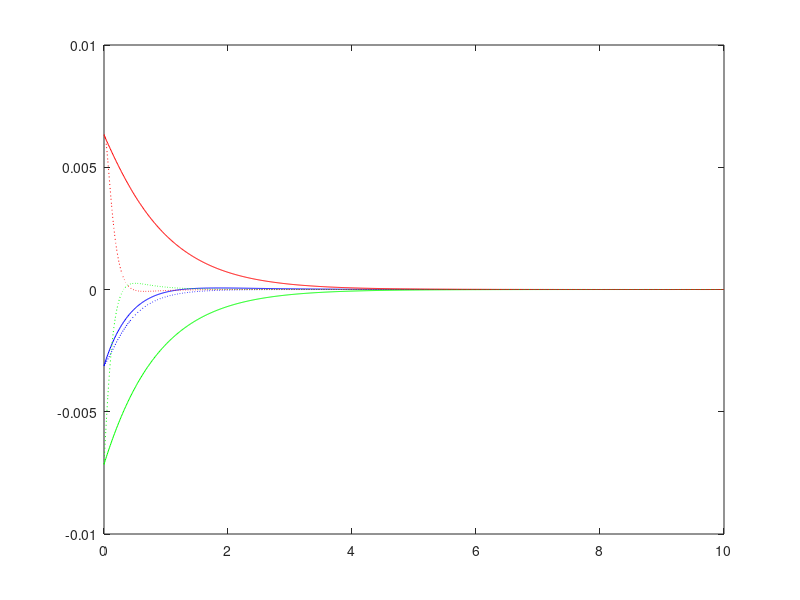
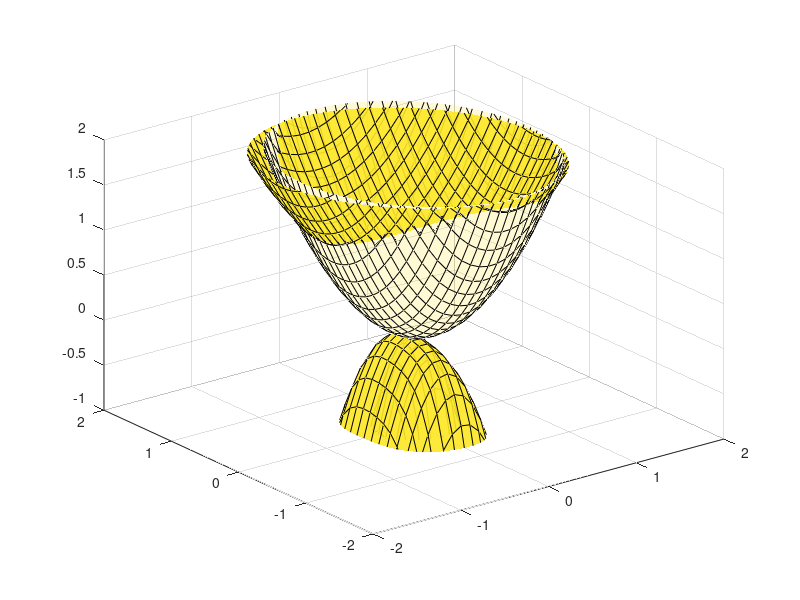

Recreate these plots in MATLAB, in order.
function final_point_control_check()
close all
times=0:0.01:10;

% xf =[1.38669205, 0.61862571, 0.6697654 ]'; 
xf = [3.1, 1.9, 0.1]';
T = eye(3); 
% T = [-0.08434561,  0.00531625;
%       0.25015733,  0.20463393];
xf = T*xf;
uf = [-0.77599333,  1.15555556]';% [-1.3962634 ,  1.15555556]';
R = 0.01;
x0 = xf+R*[2*(rand(size(xf))-.5);];
figure;
% A = [0, 1; -10*cos(xf(1)) -1]; B = [0;1];
% [K,~,~]= lqr(A,B,10*eye(2),1*eye(1));
K = [ 0.55988621,  2.38464409,  2.76500913; ...
        2.38464409, -0.55988621, -0.8456573 ];
options = odeset('RelTol',1e-5);%,'Stats','on','OutputFcn',@odeplot);
[T, x] = ode45(@(t,x)car_dynamics(t, x, K, uf, xf), ...
                    times, x0, options) ;

plot(T, x(end,1)-x(:,1),'b-', T, x(end,2)-x(:,2), 'g-', T, x(end,3)-x(:,3), 'r-'); hold all;
% plot([T(1) T(end)], [xf(1) xf(1)], 'b');
% plot([T(1) T(end)], [xf(2) xf(2)], 'g');
% plot([T(1) T(end)], [xf(3) xf(3)], 'r');

[T, x] = ode45(@(t,x)car_approx_dynamics(t, x), ...
                    times, xf-x0, options) ;

plot(T, x(:,1),'b:', T, x(:,2), 'g:', T, x(:,3), 'r:'); hold all;
% V = (((-3.1000000000000001 + x(:,1)) .* (1.4837669049548923 .* (-3.1000000000000001 + x(:,1)) - 0.54459785166515851 .* (-1.8999999999999999 + x(:,2)) + 0.0016067430675332931 .* (-0.10000000000000003 + x(:,3)))) + ((-1.8999999999999999 + x(:,2)) .* ( - 0.54459785166515862 .* (-3.1000000000000001 + x(:,1)) + 6.9054387378206794 .* (-1.8999999999999999 + x(:,2)) + 0.036868266945400185 .* (-0.10000000000000003 + x(:,3)))) + ((-0.10000000000000003 + x(:,3)) .* (0.0016067430675332939 .* (-3.1000000000000001 + x(:,1)) + 0.036868266945400185 .* (-1.8999999999999999 + x(:,2)) + 0.036527396478655862 .* (-0.10000000000000003 + x(:,3)))));
% plot(T, V);
zoom on
figure;
[x, y] = meshgrid(-2:0.1:2, -2:0.1:2);
z = xf(3)*zeros(size(x));
V = ((x .* (1.2710439216280629 .* x + 0.041416275308525152 .* y - 0.0062330193291722513 .* z)) + (y .* (0.041416275308525152 .* x + 0.93737513363479996 .* y + 0.13005899823762895 .* z)) + (z .* ( - 0.0062330193291722027 .* x + 0.13005899823762895 .* y + 0.14413063778897017 .* z)));
Vdot = ((( - 4.123991426359594 .* x - 23.646710430174462 .* y - 27.530004103469132 .* z + ((-842.38518808143465 .* (z.^3)) ./ 6) + 2 .* ((-724.55952735254027 .* y .* (z.^2)) ./ 6) + ((-724.55952735254016 .* y .* (z.^2)) ./ 6) + ((-623.20982967158932 .* (y.^2) .* z) ./ 6) + 2 .* ((-623.20982967158909 .* (y.^2) .* z) ./ 6) + ((-536.03281201954962 .* (y.^3)) ./ 6) + 2 .* ((-141.25061610207391 .* x .* (z.^2)) ./ 6) + ((-141.25061610207388 .* x .* (z.^2)) ./ 6) + 2 .* ((-121.42601259684383 .* x .* y .* z) ./ 6) + ((-121.42601259684379 .* x .* y .* z) ./ 6) + 3 .* ((-121.42601259684378 .* x .* y .* z) ./ 6) + 3 .* ((-104.38270636332155 .* x .* (y.^2)) ./ 6) + ((-91.078972005052165 .* (z.^2)) ./ 2) + 2 .* ((-77.930402411031281 .* y .* z) ./ 2) + ((-66.675806993664608 .* (y.^2)) ./ 2) + 2 .* ((-22.664038859713386 .* (x.^2) .* z) ./ 6) + ((-22.664038859713383 .* (x.^2) .* z) ./ 6) + 2 .* ((-19.466580820491501 .* (x.^2) .* y) ./ 6) + ((-19.466580820491497 .* (x.^2) .* y) ./ 6) + 2 .* ((-9.0992598875724564 .* x .* z) ./ 2) + ((-7.7221084999052971 .* x .* y) ./ 2) + ((-7.7221084999052962 .* x .* y) ./ 2) + ((-3.3868985363560489 .* (x.^3)) ./ 6) + ((0.049416654099535551 .* (x.^2)) ./ 2)) .* ( - 0.012466038658344454 .* x + 0.26011799647525791 .* y + 0.28826127557794035 .* z)) + (( - 2.3727308015319104 .* x + 0.55708911045314402 .* y + 0.10270492023415845 .* z + ((-7.531485227842035 .* (z.^2)) ./ 2) + ((-1.7855700002399373 .* (z.^3)) ./ 6) + 3 .* ((-0.55708911045314402 .* y .* (z.^2)) ./ 6) + 2 .* ((-0.055895353219691496 .* y .* z) ./ 2) + 2 .* ((0.23806716691875224 .* x .* z) ./ 2) + 3 .* ((2.3727308015319104 .* x .* (z.^2)) ./ 6)) .* (2.5420878432561258 .* x + 0.082832550617050305 .* y - 0.012466038658344454 .* z)) + (( - 0.23806716691875224 .* x + 0.055895353219691496 .* y + 7.4470603698588169 .* z + ((-7.6159100858252522 .* (z.^3)) ./ 6) + 2 .* ((-2.3727308015319104 .* x .* z) ./ 2) + 3 .* ((-0.055895353219691496 .* y .* (z.^2)) ./ 6) + 3 .* ((0.23806716691875224 .* x .* (z.^2)) ./ 6) + 2 .* ((0.55708911045314402 .* y .* z) ./ 2) + ((0.94413746023704781 .* (z.^2)) ./ 2)) .* (0.082832550617050305 .* x + 1.8747502672695999 .* y + 0.26011799647525791 .* z)));

surf(x,y,V, 'FaceAlpha',0.2); hold all;
surf(x,y,Vdot, 'FaceAlpha',0.2);

V = (0.65689224047432226 + 0.17799610627774348 .* x + 0.088632059399032931 .* y + 0.0023501249102540313 .* z + 0.20605743741392482 .* (x .* y) + 0.0047574968361556664 .* (x .* z) + 0.04010694720495888 .* (y .* z) + 0.7933959606226243 .* (x.^2) + 0.67379111463147245 .* (y.^2) + 0.039054713714198837 .* (z.^2));
Vdot = ((( - 4.123991426359594 .* x - 23.646710430174462 .* y - 27.530004103469132 .* z + ((-842.38518808143465 .* (z.^3)) ./ 6) + 2 .* ((-724.55952735254027 .* y .* (z.^2)) ./ 6) + ((-724.55952735254016 .* y .* (z.^2)) ./ 6) + ((-623.20982967158932 .* (y.^2) .* z) ./ 6) + 2 .* ((-623.20982967158909 .* (y.^2) .* z) ./ 6) + ((-536.03281201954962 .* (y.^3)) ./ 6) + 2 .* ((-141.25061610207391 .* x .* (z.^2)) ./ 6) + ((-141.25061610207388 .* x .* (z.^2)) ./ 6) + 2 .* ((-121.42601259684383 .* x .* y .* z) ./ 6) + ((-121.42601259684379 .* x .* y .* z) ./ 6) + 3 .* ((-121.42601259684378 .* x .* y .* z) ./ 6) + 3 .* ((-104.38270636332155 .* x .* (y.^2)) ./ 6) + ((-91.078972005052165 .* (z.^2)) ./ 2) + 2 .* ((-77.930402411031281 .* y .* z) ./ 2) + ((-66.675806993664608 .* (y.^2)) ./ 2) + 2 .* ((-22.664038859713386 .* (x.^2) .* z) ./ 6) + ((-22.664038859713383 .* (x.^2) .* z) ./ 6) + 2 .* ((-19.466580820491501 .* (x.^2) .* y) ./ 6) + ((-19.466580820491497 .* (x.^2) .* y) ./ 6) + 2 .* ((-9.0992598875724564 .* x .* z) ./ 2) + ((-7.7221084999052971 .* x .* y) ./ 2) + ((-7.7221084999052962 .* x .* y) ./ 2) + ((-3.3868985363560489 .* (x.^3)) ./ 6) + ((0.049416654099535551 .* (x.^2)) ./ 2)) .* (0.0023501249102540313 + 0.0047574968361556664 .* x + 0.04010694720495888 .* y + 0.078109427428397674 .* z)) + (( - 2.3727308015319104 .* x + 0.55708911045314402 .* y + 0.10270492023415845 .* z + ((-7.531485227842035 .* (z.^2)) ./ 2) + ((-1.7855700002399373 .* (z.^3)) ./ 6) + 3 .* ((-0.55708911045314402 .* y .* (z.^2)) ./ 6) + 2 .* ((-0.055895353219691496 .* y .* z) ./ 2) + 2 .* ((0.23806716691875224 .* x .* z) ./ 2) + 3 .* ((2.3727308015319104 .* x .* (z.^2)) ./ 6)) .* (0.17799610627774348 + 1.5867919212452486 .* x + 0.20605743741392482 .* y + 0.0047574968361556664 .* z)) + (( - 0.23806716691875224 .* x + 0.055895353219691496 .* y + 7.4470603698588169 .* z + ((-7.6159100858252522 .* (z.^3)) ./ 6) + 2 .* ((-2.3727308015319104 .* x .* z) ./ 2) + 3 .* ((-0.055895353219691496 .* y .* (z.^2)) ./ 6) + 3 .* ((0.23806716691875224 .* x .* (z.^2)) ./ 6) + 2 .* ((0.55708911045314402 .* y .* z) ./ 2) + ((0.94413746023704781 .* (z.^2)) ./ 2)) .* (0.088632059399032931 + 0.20605743741392482 .* x + 1.3475822292629449 .* y + 0.04010694720495888 .* z)));
surf(x,y,V, 'FaceAlpha',0.9); hold all;
surf(x,y,Vdot, 'FaceAlpha',0.9);


axis([-2 2 -2 2 -1 1*2])

end

function xdot = car_dynamics(t,x, K, u, xd)
    xdot = 0*x;
    L = 1.0;
%     xdot(1) = (-2.2204460492503131e-16 - 2.8115338151280138 * (-3.1000000000000001 + x(1)) + 0.12467524917432853 * (-1.8999999999999999 + x(2)) + 0.29062218214616281 * (-0.10000000000000003 + x(3)) + ((-1.2312513831192315 * ((-0.10000000000000003 + x(3))^2)) / 2) + ((-1.1025926649111579 * ((-0.10000000000000003 + x(3))^3)) / 6) + 3 * ((-0.12467524917432853 * (-1.8999999999999999 + x(2)) * ((-0.10000000000000003 + x(3))^2)) / 6) + 2 * ((-0.012509250243078097 * (-1.8999999999999999 + x(2)) * (-0.10000000000000003 + x(3))) / 2) + 2 * ((0.28209432339802509 * (-3.1000000000000001 + x(1)) * (-0.10000000000000003 + x(3))) / 2) + 3 * ((2.8115338151280138 * (-3.1000000000000001 + x(1)) * ((-0.10000000000000003 + x(3))^2)) / 6));
%     xdot(2) = (-5.5511151231257827e-17 - 0.28209432339802509 * (-3.1000000000000001 + x(1)) + 0.012509250243078097 * (-1.8999999999999999 + x(2)) + 1.1905169870535861 * (-0.10000000000000003 + x(3)) + 2 * ((-2.8115338151280138 * (-3.1000000000000001 + x(1)) * (-0.10000000000000003 + x(3))) / 2) + ((-1.2719857791848768 * ((-0.10000000000000003 + x(3))^3)) / 6) + 3 * ((-0.012509250243078097 * (-1.8999999999999999 + x(2)) * ((-0.10000000000000003 + x(3))^2)) / 6) + 2 * ((0.12467524917432853 * (-1.8999999999999999 + x(2)) * (-0.10000000000000003 + x(3))) / 2) + 3 * ((0.28209432339802509 * (-3.1000000000000001 + x(1)) * ((-0.10000000000000003 + x(3))^2)) / 6) + ((0.69660742352866034 * ((-0.10000000000000003 + x(3))^2)) / 2));
%     xdot(3) = (-9.7699626167013776e-15 + 11.223240929675072 * (-3.1000000000000001 + x(1)) - 108.9957386471317 * (-1.8999999999999999 + x(2)) - 110.72125700558496 * (-0.10000000000000003 + x(3)) + ((-172832.12257904885 * ((-0.10000000000000003 + x(3))^3)) / 6) + ((-171787.77838502754 * (-1.8999999999999999 + x(2)) * ((-0.10000000000000003 + x(3))^2)) / 6) + ((-171787.77838502752 * (-1.8999999999999999 + x(2)) * ((-0.10000000000000003 + x(3))^2)) / 6) + ((-171787.77838502749 * (-1.8999999999999999 + x(2)) * ((-0.10000000000000003 + x(3))^2)) / 6) + ((-170745.56775913894 * ((-1.8999999999999999 + x(2))^2) * (-0.10000000000000003 + x(3))) / 6) + 2 * ((-170745.56775913891 * ((-1.8999999999999999 + x(2))^2) * (-0.10000000000000003 + x(3))) / 6) + ((-169705.48721974602 * ((-1.8999999999999999 + x(2))^3)) / 6) + ((-3554.9398598703192 * ((-0.10000000000000003 + x(3))^2)) / 2) + 2 * ((-3524.4550619080669 * (-1.8999999999999999 + x(2)) * (-0.10000000000000003 + x(3))) / 2) + ((-3494.0344345019516 * ((-1.8999999999999999 + x(2))^2)) / 2) + ((16.659002608308189 * ((-3.1000000000000001 + x(1))^2)) / 2) + ((35.363810762918718 * ((-3.1000000000000001 + x(1))^3)) / 6) + 2 * ((109.31752394940582 * (-3.1000000000000001 + x(1)) * (-0.10000000000000003 + x(3))) / 2) + ((110.3672990652795 * (-3.1000000000000001 + x(1)) * (-1.8999999999999999 + x(2))) / 2) + ((110.36729906527951 * (-3.1000000000000001 + x(1)) * (-1.8999999999999999 + x(2))) / 2) + 2 * ((419.22463058230051 * ((-3.1000000000000001 + x(1))^2) * (-0.10000000000000003 + x(3))) / 6) + ((419.22463058230062 * ((-3.1000000000000001 + x(1))^2) * (-0.10000000000000003 + x(3))) / 6) + 3 * ((420.41937577287842 * ((-3.1000000000000001 + x(1))^2) * (-1.8999999999999999 + x(2))) / 6) + 2 * ((904.53307719747136 * (-3.1000000000000001 + x(1)) * ((-0.10000000000000003 + x(3))^2)) / 6) + ((904.53307719747283 * (-3.1000000000000001 + x(1)) * ((-0.10000000000000003 + x(3))^2)) / 6) + 4 * ((941.14875949940506 * (-3.1000000000000001 + x(1)) * (-1.8999999999999999 + x(2)) * (-0.10000000000000003 + x(3))) / 6) + 2 * ((941.14875949940529 * (-3.1000000000000001 + x(1)) * (-1.8999999999999999 + x(2)) * (-0.10000000000000003 + x(3))) / 6) + 2 * ((977.68079947830392 * (-3.1000000000000001 + x(1)) * ((-1.8999999999999999 + x(2))^2)) / 6) + ((977.68079947830552 * (-3.1000000000000001 + x(1)) * ((-1.8999999999999999 + x(2))^2)) / 6));
    U = u - K * (x - xd);
    xdot(1) = U(2)*cos(x(3));
    xdot(2) = U(2)*sin(x(3));
    xdot(3) = U(2)/L*tan(U(1));
    xdot = xdot - [ 1.14978259,  0.11536306, -1.13402183]';
end

function xdot = car_approx_dynamics(t,x)
    xdot = 0*x;

%     xdot(1) = ( - 2.3727308015319104 * x(1) + 0.55708911045314402 * x(2) + 0.10270492023415845 * x(3) + ((-7.531485227842035 * (x(3)^2)) / 2) + ((-1.7855700002399373 * (x(3)^3)) / 6) + 3 * ((-0.55708911045314402 * x(2) * (x(3)^2)) / 6) + 2 * ((-0.055895353219691496 * x(2) * x(3)) / 2) + 2 * ((0.23806716691875224 * x(1) * x(3)) / 2) + 3 * ((2.3727308015319104 * x(1) * (x(3)^2)) / 6));
%     xdot(2) = ( - 0.23806716691875224 * x(1) + 0.055895353219691496 * x(2) + 7.4470603698588169 * x(3) + ((-7.6159100858252522 * (x(3)^3)) / 6) + 2 * ((-2.3727308015319104 * x(1) * x(3)) / 2) + 3 * ((-0.055895353219691496 * x(2) * (x(3)^2)) / 6) + 3 * ((0.23806716691875224 * x(1) * (x(3)^2)) / 6) + 2 * ((0.55708911045314402 * x(2) * x(3)) / 2) + ((0.94413746023704781 * (x(3)^2)) / 2));
%     xdot(3) = ( - 4.123991426359594 * x(1) - 23.646710430174462 * x(2) - 27.530004103469132 * x(3) + ((-842.38518808143465 * (x(3)^3)) / 6) + 2 * ((-724.55952735254027 * x(2) * (x(3)^2)) / 6) + ((-724.55952735254016 * x(2) * (x(3)^2)) / 6) + ((-623.20982967158932 * (x(2)^2) * x(3)) / 6) + 2 * ((-623.20982967158909 * (x(2)^2) * x(3)) / 6) + ((-536.03281201954962 * (x(2)^3)) / 6) + 2 * ((-141.25061610207391 * x(1) * (x(3)^2)) / 6) + ((-141.25061610207388 * x(1) * (x(3)^2)) / 6) + 2 * ((-121.42601259684383 * x(1) * x(2) * x(3)) / 6) + ((-121.42601259684379 * x(1) * x(2) * x(3)) / 6) + 3 * ((-121.42601259684378 * x(1) * x(2) * x(3)) / 6) + 3 * ((-104.38270636332155 * x(1) * (x(2)^2)) / 6) + ((-91.078972005052165 * (x(3)^2)) / 2) + 2 * ((-77.930402411031281 * x(2) * x(3)) / 2) + ((-66.675806993664608 * (x(2)^2)) / 2) + 2 * ((-22.664038859713386 * (x(1)^2) * x(3)) / 6) + ((-22.664038859713383 * (x(1)^2) * x(3)) / 6) + 2 * ((-19.466580820491501 * (x(1)^2) * x(2)) / 6) + ((-19.466580820491497 * (x(1)^2) * x(2)) / 6) + 2 * ((-9.0992598875724564 * x(1) * x(3)) / 2) + ((-7.7221084999052971 * x(1) * x(2)) / 2) + ((-7.7221084999052962 * x(1) * x(2)) / 2) + ((-3.3868985363560489 * (x(1)^3)) / 6) + ((0.049416654099535551 * (x(1)^2)) / 2));
xdot(1) = ( - 2.3727308015319104 * x(1) + 0.55708911045314402 * x(2) + 0.10270492023415845 * x(3) + ((-7.531485227842035 * (x(3)^2)) / 2) + 5 * ((-2.3727308015319104 * x(1) * (x(3)^4)) / 120) + ((-1.7855700002399373 * (x(3)^3)) / 6) + 3 * ((-0.55708911045314402 * x(2) * (x(3)^2)) / 6) + 4 * ((-0.23806716691875224 * x(1) * (x(3)^3)) / 24) + 2 * ((-0.055895353219691496 * x(2) * x(3)) / 2) + 4 * ((0.055895353219691496 * x(2) * (x(3)^3)) / 24) + 2 * ((0.23806716691875224 * x(1) * x(3)) / 2) + 5 * ((0.55708911045314402 * x(2) * (x(3)^4)) / 120) + 3 * ((2.3727308015319104 * x(1) * (x(3)^2)) / 6) + ((3.4684350802457158 * (x(3)^5)) / 120) + ((7.7003349438084703 * (x(3)^4)) / 24));

xdot(2) = ( - 0.23806716691875224 * x(1) + 0.055895353219691496 * x(2) + 7.4470603698588169 * x(3) + ((-7.6159100858252522 * (x(3)^3)) / 6) + ((-2.6270025402428265 * (x(3)^4)) / 24) + 2 * ((-2.3727308015319104 * x(1) * x(3)) / 2) + 4 * ((-0.55708911045314402 * x(2) * (x(3)^3)) / 24) + 5 * ((-0.23806716691875224 * x(1) * (x(3)^4)) / 120) + 3 * ((-0.055895353219691496 * x(2) * (x(3)^2)) / 6) + 5 * ((0.055895353219691496 * x(2) * (x(3)^4)) / 120) + 3 * ((0.23806716691875224 * x(1) * (x(3)^2)) / 6) + 2 * ((0.55708911045314402 * x(2) * x(3)) / 2) + ((0.94413746023704781 * (x(3)^2)) / 2) + 4 * ((2.3727308015319104 * x(1) * (x(3)^3)) / 24) + ((7.7847598017916875 * (x(3)^5)) / 120));

xdot(3) = ( - 4.123991426359594 * x(1) - 23.646710430174462 * x(2) - 27.530004103469132 * x(3) + ((-110493.15292971443 * (x(3)^5)) / 120) + ((-95116.955659901068 * x(2) * (x(3)^4)) / 120) + ((-95116.955659901025 * x(2) * (x(3)^4)) / 120) + 3 * ((-95116.955659900981 * x(2) * (x(3)^4)) / 120) + 3 * ((-81880.224402149397 * (x(2)^2) * (x(3)^3)) / 120) + 2 * ((-81880.224402149383 * (x(2)^2) * (x(3)^3)) / 120) + 2 * ((-81880.224402149368 * (x(2)^2) * (x(3)^3)) / 120) + 2 * ((-81880.224402149339 * (x(2)^2) * (x(3)^3)) / 120) + ((-81880.224402149324 * (x(2)^2) * (x(3)^3)) / 120) + 4 * ((-70485.309076972684 * (x(2)^3) * (x(3)^2)) / 120) + 4 * ((-70485.30907697267 * (x(2)^3) * (x(3)^2)) / 120) + 2 * ((-70485.309076972655 * (x(2)^3) * (x(3)^2)) / 120) + ((-60675.964531675098 * (x(2)^4) * x(3)) / 120) + 4 * ((-60675.964531675054 * (x(2)^4) * x(3)) / 120) + ((-52231.591572552701 * (x(2)^5)) / 120) + ((-19713.70431366445 * x(1) * (x(3)^4)) / 120) + ((-19713.704313664435 * x(1) * (x(3)^4)) / 120) + ((-19713.704313664428 * x(1) * (x(3)^4)) / 120) + 2 * ((-19713.704313664424 * x(1) * (x(3)^4)) / 120) + 3 * ((-16966.105212185485 * x(1) * x(2) * (x(3)^3)) / 120) + 2 * ((-16966.105212185481 * x(1) * x(2) * ...
 (x(3)^3)) / 120) + 6 * ((-16966.105212185477 * x(1) * x(2) * (x(3)^3)) / 120) + 3 * ((-16966.105212185474 * x(1) * x(2) * (x(3)^3)) / 120) + 4 * ((-16966.105212185463 * x(1) * x(2) * (x(3)^3)) / 120) + 2 * ((-16966.105212185459 * x(1) * x(2) * (x(3)^3)) / 120) + 2 * ((-14601.388274813406 * x(1) * (x(2)^2) * (x(3)^2)) / 120) + 8 * ((-14601.388274813398 * x(1) * (x(2)^2) * (x(3)^2)) / 120) + 9 * ((-14601.388274813396 * x(1) * (x(2)^2) * (x(3)^2)) / 120) + 3 * ((-14601.388274813395 * x(1) * (x(2)^2) * (x(3)^2)) / 120) + 8 * ...
 ((-14601.388274813393 * x(1) * (x(2)^2) * (x(3)^2)) / 120) + ((-12566.207064400784 * x(1) * (x(2)^3) * x(3)) / 120) + 7 * ((-12566.207064400776 * x(1) * (x(2)^3) * x(3)) / 120) + 10 * ((-12566.207064400774 * x(1) * (x(2)^3) * x(3)) / 120) + 2 * ((-12566.207064400773 * x(1) * (x(2)^3) * x(3)) / 120) + ((-10814.646635821642 * x(1) * (x(2)^4)) / 120) + ((-10814.646635821637 * x(1) * (x(2)^4)) / 120) + ((-10814.646635821635 * x(1) * (x(2)^4)) / 120) + 2 * ((-10814.646635821633 * x(1) * (x(2)^4)) / 120) + ((-8072.9198543635648 * (x(3)^4)) / 24) + ((-6943.7558718657783 * x(2) * (x(3)^3)) / 24) + 3 * ((-6943.7558718657774 * x(2) * (x(3)^3)) / 24) + 3 * ((-5972.4857510373367 * (x(2)^2) * (x(3)^2)) / 24) + 3 * ((-5972.4857510373358 * (x(2)^2) * (x(3)^2)) / 24) + 3 * ((-5137.0366052057088 * (x(2)^3) * x(3)) / 24) + ((-5137.0366052057079 * (x(2)^3) * x(3)) / 24) + ((-4418.4204562905716 * (x(2)^4)) / 24) + ((-3453.1945496815774 * (x(1)^2) * (x(3)^3)) / 120) + 2 * ((-3453.194549681577 * (x(1)^2) * (x(3)^3)) / 120) + ((-3453.1945496815761 * (x(1)^2) * (x(3)^3)) / 120) + 2 * ((-3453.1945496815752 * (x(1)^2) * (x(3)^3)) / 120) + ((-3453.1945496815742 * (x(1)^2) * (x(3)^3)) / 120) + 3 * ((-3453.1945496815733 * (x(1)^2) * (x(3)^3)) / 120) + 2 * ((-2970.9296530982729 * (x(1)^2) * x(2) * (x(3)^2)) / 120) + ((-2970.929653098272 * (x(1)^2) * x(2) * (x(3)^2)) / 120) + 9 * ((-2970.9296530982715 * (x(1)^2) * x(2) * (x(3)^2)) / 120) + 5 * ((-2970.929653098271 * (x(1)^2) * x(2) * (x(3)^2)) / 120) + ((-2970.9296530982706 * (x(1)^2) * x(2) * (x(3)^2)) / 120) + 2 * ((-2970.9296530982701 * (x(1)^2) * x(2) * (x(3)^2)) / 120) + 2 * ((-2970.9296530982697 * (x(1)^2) * x(2) * (x(3)^2)) / 120) + 5 * ((-2970.9296530982692 * (x(1)^2) * x(2) * (x(3)^2)) / 120) + 2 * ((-2970.9296530982683 * ...
 (x(1)^2) * x(2) * (x(3)^2)) / 120) + ((-2970.9296530982679 * (x(1)^2) * x(2) * (x(3)^2)) / 120) + 13 * ((-2556.0015796433322 * (x(1)^2) * (x(2)^2) * x(3)) / 120) + 9 * ((-2556.0015796433318 * (x(1)^2) * (x(2)^2) * x(3)) / 120) + 5 * ((-2556.0015796433313 * (x(1)^2) * (x(2)^2) * x(3)) / 120) + 2 * ((-2556.0015796433304 * (x(1)^2) * (x(2)^2) * x(3)) / 120) + ((-2556.0015796433299 * (x(1)^2) * (x(2)^2) * x(3)) / 120) + ((-2199.0103948652732 * (x(1)^2) * (x(2)^3)) / 120) + 5 * ((-2199.0103948652722 * (x(1)^2) * (x(2)^3)) / 120) + ((-2199.0103948652713 * (x(1)^2) * (x(2)^3)) / 120) + 3 * ((-2199.0103948652709 * (x(1)^2) * (x(2)^3)) / 120) + ((-1353.771368733253 * x(1) * (x(3)^3)) / 24) + 3 * ((-1353.7713687332523 * x(1) * (x(3)^3)) / 24) + 2 * ((-1163.7705661584687 * x(1) * x(2) * (x(3)^2)) / 24) + 2 * ((-1163.7705661584685 * x(1) * x(2) * (x(3)^2)) / 24) + 2 * ((-1163.7705661584682 * x(1) * x(2) * (x(3)^2)) / 24) + 5 * ((-1163.770566158468 * x(1) * x(2) * (x(3)^2)) / 24) + ((-1163.7705661584678 * x(1) * x(2) * (x(3)^2)) / 24) + 2 * ((-1000.4257306997423 * x(1) * (x(2)^2) * x(3)) / 24) + 3 * ((-1000.4257306997422 * x(1) * (x(2)^2) * x(3)) / 24) + 7 * ((-1000.4257306997421 * x(1) * (x(2)^2) * x(3)) / 24) + ...
 ((-859.99860715463581 * x(1) * (x(2)^3)) / 24) + 3 * ((-859.99860715463558 * x(1) * (x(2)^3)) / 24) + ((-842.38518808143465 * (x(3)^3)) / 6) + 2 * ((-724.55952735254027 * x(2) * (x(3)^2)) / 6) + ((-724.55952735254016 * x(2) * (x(3)^2)) / 6) + ((-623.20982967158932 * (x(2)^2) * x(3)) / 6) + 2 * ((-623.20982967158909 * (x(2)^2) * x(3)) / 6) + ((-590.16967066391805 * (x(1)^3) * (x(3)^2)) / 120) + 5 * ((-590.16967066391794 * (x(1)^3) * (x(3)^2)) / 120) + 2 * ((-590.16967066391783 * (x(1)^3) * (x(3)^2)) / 120) + ((-590.1696706639176 * (x(1)^3) * (x(3)^2)) / 120) + ((-590.16967066391726 * (x(1)^3) * (x(3)^2)) / 120) + ((-536.03281201954962 * (x(2)^3)) / 6) + ((-507.51961473604911 * ...
 (x(1)^3) * x(2) * x(3)) / 120) + 2 * ((-507.51961473604899 * (x(1)^3) * x(2) * x(3)) / 120) + 2 * ((-507.51961473604894 * (x(1)^3) * x(2) * x(3)) / 120) + 4 * ((-507.51961473604888 * (x(1)^3) * x(2) * x(3)) / 120) + 3 * ((-507.51961473604882 * (x(1)^3) * x(2) * x(3)) / 120) + 3 * ((-507.51961473604877 * (x(1)^3) * x(2) * x(3)) / 120) + 2 * ((-507.5196147360486 * (x(1)^3) * x(2) * x(3)) / 120) + 2 * ((-507.51961473604854 * (x(1)^3) * x(2) * x(3)) / 120) + ((-507.51961473604848 * (x(1)^3) * x(2) * x(3)) / 120) + 2 * ((-436.44061794410965 * (x(1)^3) * (x(2)^2)) / 120) + ((-436.44061794410959 * (x(1)^3) * (x(2)^2)) / 120) + ((-436.44061794410953 * (x(1)^3) * (x(2)^2)) / 120) + ((-436.44061794410948 * (x(1)^3) * (x(2)^2)) / 120) + 3 * ((-436.44061794410925 * (x(1)^3) * (x(2)^2)) / 120) + 2 * ((-436.44061794410914 * (x(1)^3) * (x(2)^2)) / 120) + 3 * ((-217.24295321791146 * (x(1)^2) * ...
 (x(3)^2)) / 24) + 3 * ((-217.24295321791141 * (x(1)^2) * (x(3)^2)) / 24) + 4 * ((-186.59462205028663 * (x(1)^2) * x(2) * x(3)) / 24) + ((-186.5946220502866 * (x(1)^2) * x(2) * x(3)) / 24) + 3 * ((-186.59462205028657 * (x(1)^2) * x(2) * x(3)) / 24) + 3 * ((-186.59462205028655 * (x(1)^2) * x(2) * x(3)) / 24) + ((-186.59462205028652 * (x(1)^2) * x(2) * x(3)) / 24) + 5 * ((-160.26743061880228 * (x(1)^2) * (x(2)^2)) / 24) + ((-160.26743061880222 * (x(1)^2) * (x(2)^2)) / 24) + 2 * ((-141.25061610207391 * x(1) * (x(3)^2)) / 6) + ((-141.25061610207388 * x(1) * (x(3)^2)) / 6) + 2 * ((-121.42601259684383 * x(1) * x(2) * x(3)) / 6) + ((-121.42601259684379 * x(1) * x(2) * x(3)) / 6) + 3 * ...
 ((-121.42601259684378 * x(1) * x(2) * x(3)) / 6) + 3 * ((-104.38270636332155 * x(1) * (x(2)^2)) / 6) + ((-97.418377973522809 * (x(1)^4) * x(3)) / 120) + 3 * ((-97.41837797352278 * (x(1)^4) * x(3)) / 120) + ((-97.418377973522723 * (x(1)^4) * x(3)) / 120) + ((-91.078972005052165 * (x(3)^2)) / 2) + ((-83.720674796784664 * (x(1)^4) * x(2)) / 120) + 2 * ((-83.72067479678465 * (x(1)^4) * x(2)) / 120) + ((-83.720674796784635 * (x(1)^4) * x(2)) / 120) + ((-83.720674796784579 * (x(1)^4) * x(2)) / 120) + 2 * ((-77.930402411031281 * x(2) * x(3)) / 2) + ((-66.675806993664608 * (x(2)^2)) / 2) + ((-32.471466805275689 * (x(1)^3) * x(3)) / 24) + 2 * ((-32.471466805275682 * (x(1)^3) * x(3)) / 24) + ((-32.471466805275668 * (x(1)^3) * x(3)) / 24) + ((-27.849953801845903 * (x(1)^3) * x(2)) / 24) + ((-27.849953801845899 * (x(1)^3) * x(2)) / 24) + ((-27.849953801845892 * (x(1)^3) * x(2)) / 24) + ((-27.849953801845881 * (x(1)^3) * x(2)) / 24) + 2 * ((-22.664038859713386 * (x(1)^2) * x(3)) / 6) + ((-22.664038859713383 * (x(1)^2) * x(3)) / 6) + 2 ...
 * ((-19.466580820491501 * (x(1)^2) * x(2)) / 6) + ((-19.466580820491497 * (x(1)^2) * x(2)) / 6) + ((-15.254247610117677 * (x(1)^5)) / 120) + 2 * ((-9.0992598875724564 * x(1) * x(3)) / 2) + ((-7.7221084999052971 * x(1) * x(2)) / 2) + ((-7.7221084999052962 * x(1) * x(2)) / 2) + ((-4.2428596711491933 * (x(1)^4)) / 24) + ((-3.3868985363560489 * (x(1)^3)) / 6) + ((0.049416654099535551 * (x(1)^2)) / 2));
end

